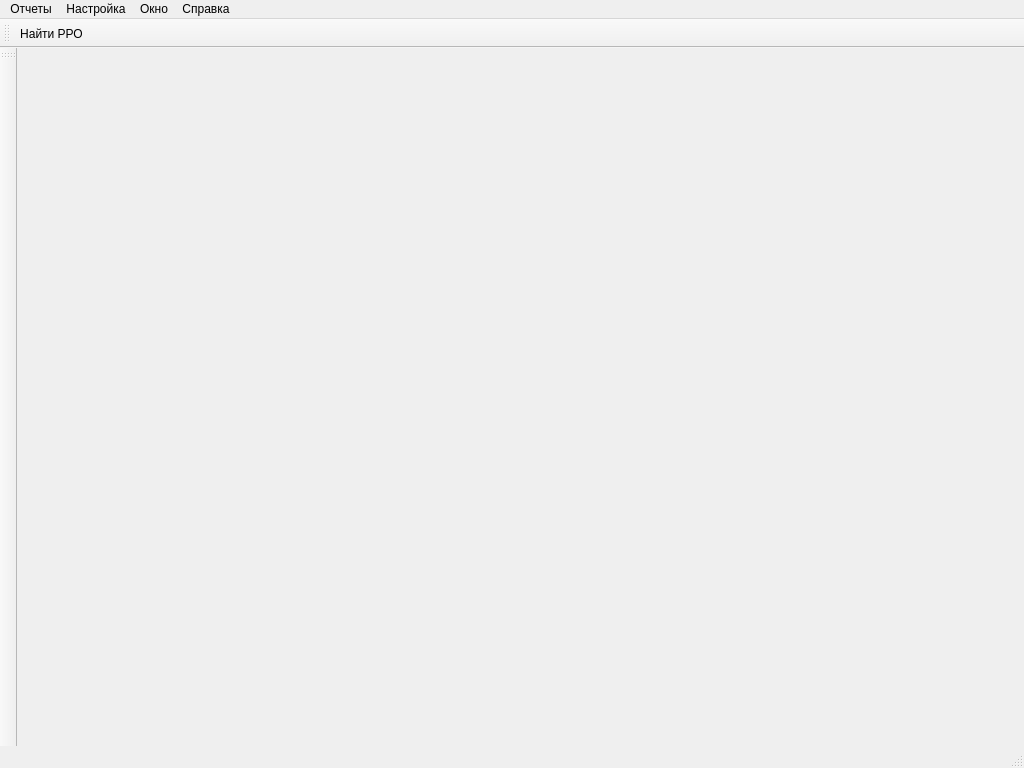
<?xml version="1.0" encoding="UTF-8"?>
<ui version="4.0">
 <class>MainWindow</class>
 <widget class="QMainWindow" name="MainWindow">
  <property name="geometry">
   <rect>
    <x>0</x>
    <y>0</y>
    <width>1024</width>
    <height>768</height>
   </rect>
  </property>
  <property name="windowTitle">
   <string>Hotline Desktop</string>
  </property>
  <property name="windowIcon">
   <iconset resource="resource.qrc">
    <normaloff>:/resource/Icon/hotline_big.png</normaloff>:/resource/Icon/hotline_big.png</iconset>
  </property>
  <property name="toolButtonStyle">
   <enum>Qt::ToolButtonIconOnly</enum>
  </property>
  <widget class="QWidget" name="centralWidget"/>
  <widget class="QMenuBar" name="menuBar">
   <property name="geometry">
    <rect>
     <x>0</x>
     <y>0</y>
     <width>1024</width>
     <height>23</height>
    </rect>
   </property>
   <widget class="QMenu" name="menu">
    <property name="title">
     <string>Настройка</string>
    </property>
    <widget class="QMenu" name="menu_2">
     <property name="title">
      <string>Справочники</string>
     </property>
     <addaction name="actionBrends"/>
    </widget>
    <addaction name="menu_2"/>
    <addaction name="actionOptions"/>
   </widget>
   <widget class="QMenu" name="menuHelp">
    <property name="title">
     <string>Справка</string>
    </property>
    <addaction name="actionAbout"/>
    <addaction name="separator"/>
    <addaction name="action_Qt"/>
   </widget>
   <widget class="QMenu" name="menuReports">
    <property name="title">
     <string>Отчеты</string>
    </property>
    <addaction name="actionFindRro"/>
   </widget>
   <widget class="QMenu" name="menuWindow">
    <property name="title">
     <string>Окно</string>
    </property>
    <addaction name="actionCascade"/>
    <addaction name="action"/>
   </widget>
   <addaction name="menuReports"/>
   <addaction name="menu"/>
   <addaction name="menuWindow"/>
   <addaction name="menuHelp"/>
  </widget>
  <widget class="QToolBar" name="mainToolBar">
   <property name="iconSize">
    <size>
     <width>32</width>
     <height>32</height>
    </size>
   </property>
   <attribute name="toolBarArea">
    <enum>TopToolBarArea</enum>
   </attribute>
   <attribute name="toolBarBreak">
    <bool>false</bool>
   </attribute>
   <addaction name="actionFindRro"/>
  </widget>
  <widget class="QStatusBar" name="statusBar"/>
  <widget class="QToolBar" name="toolBarBrends">
   <property name="windowTitle">
    <string>toolBar</string>
   </property>
   <attribute name="toolBarArea">
    <enum>LeftToolBarArea</enum>
   </attribute>
   <attribute name="toolBarBreak">
    <bool>false</bool>
   </attribute>
  </widget>
  <action name="actionOptions">
   <property name="text">
    <string>Параметры</string>
   </property>
  </action>
  <action name="actionBrends">
   <property name="text">
    <string>Список клиентов</string>
   </property>
  </action>
  <action name="actionAbout">
   <property name="text">
    <string>О Программе</string>
   </property>
  </action>
  <action name="action_Qt">
   <property name="text">
    <string>О Qt</string>
   </property>
  </action>
  <action name="actionFindRro">
   <property name="icon">
    <iconset resource="resource.qrc">
     <normaloff>:/resource/Icon/find.png</normaloff>:/resource/Icon/find.png</iconset>
   </property>
   <property name="text">
    <string>Найти РРО</string>
   </property>
   <property name="toolTip">
    <string>&lt;html&gt;&lt;head/&gt;&lt;body&gt;&lt;p&gt;&lt;span style=&quot; font-size:12pt;&quot;&gt;Найти РРО&lt;/span&gt;&lt;/p&gt;&lt;/body&gt;&lt;/html&gt;</string>
   </property>
   <property name="shortcut">
    <string>Ctrl+F</string>
   </property>
  </action>
  <action name="actionCascade">
   <property name="text">
    <string>Каскадом</string>
   </property>
   <property name="toolTip">
    <string>Каскадом </string>
   </property>
  </action>
  <action name="action">
   <property name="text">
    <string>Плитка</string>
   </property>
  </action>
 </widget>
 <layoutdefault spacing="6" margin="11"/>
 <resources>
  <include location="resource.qrc"/>
 </resources>
 <connections/>
</ui>
